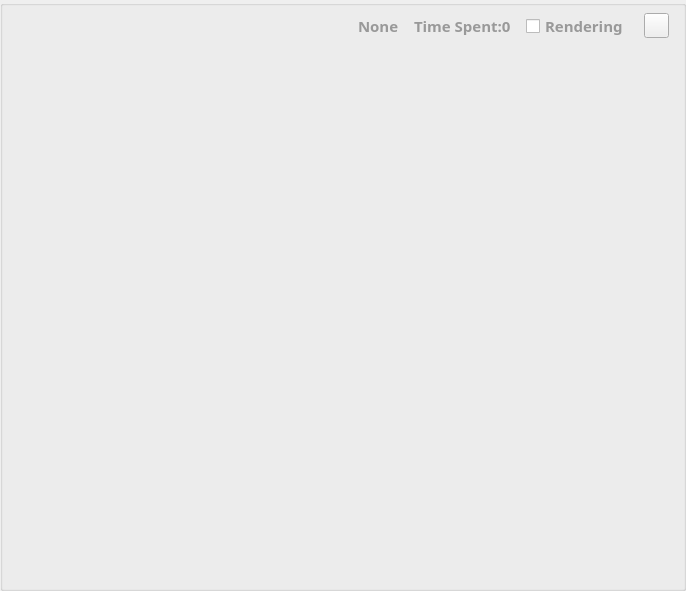
<?xml version="1.0" encoding="UTF-8"?>
<ui version="4.0">
 <class>ImageWindowClass</class>
 <widget class="QWidget" name="ImageWindowClass">
  <property name="geometry">
   <rect>
    <x>0</x>
    <y>0</y>
    <width>686</width>
    <height>591</height>
   </rect>
  </property>
  <property name="font">
   <font>
    <family>楷体</family>
    <pointsize>13</pointsize>
   </font>
  </property>
  <property name="windowTitle">
   <string>ImageWindow</string>
  </property>
  <property name="styleSheet">
   <string notr="true"/>
  </property>
  <layout class="QGridLayout" name="gridLayout_2">
   <property name="leftMargin">
    <number>0</number>
   </property>
   <property name="topMargin">
    <number>0</number>
   </property>
   <property name="rightMargin">
    <number>0</number>
   </property>
   <property name="bottomMargin">
    <number>0</number>
   </property>
   <item row="0" column="0">
    <widget class="QGroupBox" name="groupBox">
     <property name="styleSheet">
      <string notr="true"/>
     </property>
     <property name="title">
      <string/>
     </property>
     <layout class="QGridLayout" name="gridLayout">
      <property name="leftMargin">
       <number>3</number>
      </property>
      <property name="topMargin">
       <number>0</number>
      </property>
      <property name="rightMargin">
       <number>3</number>
      </property>
      <property name="bottomMargin">
       <number>2</number>
      </property>
      <item row="0" column="0">
       <layout class="QVBoxLayout" name="verticalLayout" stretch="1,13">
        <property name="spacing">
         <number>0</number>
        </property>
        <item>
         <layout class="QHBoxLayout" name="horizontalLayout">
          <property name="sizeConstraint">
           <enum>QLayout::SetMaximumSize</enum>
          </property>
          <item>
           <widget class="QLabel" name="label_LeftSpace">
            <property name="minimumSize">
             <size>
              <width>5</width>
              <height>40</height>
             </size>
            </property>
            <property name="sizeIncrement">
             <size>
              <width>5</width>
              <height>0</height>
             </size>
            </property>
            <property name="styleSheet">
             <string notr="true">background: &quot;transparent&quot;;</string>
            </property>
            <property name="text">
             <string/>
            </property>
           </widget>
          </item>
          <item>
           <widget class="QLabel" name="label_WidonwTittle">
            <property name="maximumSize">
             <size>
              <width>120</width>
              <height>41</height>
             </size>
            </property>
            <property name="font">
             <font>
              <family>Agency FB</family>
              <pointsize>11</pointsize>
              <weight>75</weight>
              <italic>false</italic>
              <bold>true</bold>
             </font>
            </property>
            <property name="styleSheet">
             <string notr="true">color: rgb(250, 250, 250);
background: &quot;transparent&quot;;</string>
            </property>
            <property name="text">
             <string/>
            </property>
           </widget>
          </item>
          <item>
           <spacer name="horizontalSpacer">
            <property name="orientation">
             <enum>Qt::Horizontal</enum>
            </property>
            <property name="sizeHint" stdset="0">
             <size>
              <width>40</width>
              <height>20</height>
             </size>
            </property>
           </spacer>
          </item>
          <item>
           <widget class="QLabel" name="label_ModelStatus">
            <property name="minimumSize">
             <size>
              <width>25</width>
              <height>25</height>
             </size>
            </property>
            <property name="maximumSize">
             <size>
              <width>25</width>
              <height>25</height>
             </size>
            </property>
            <property name="styleSheet">
             <string notr="true">background: &quot;transparent&quot;;</string>
            </property>
            <property name="text">
             <string/>
            </property>
           </widget>
          </item>
          <item>
           <widget class="QLabel" name="label_modeType">
            <property name="maximumSize">
             <size>
              <width>16777215</width>
              <height>41</height>
             </size>
            </property>
            <property name="font">
             <font>
              <family>Agency FB</family>
              <pointsize>11</pointsize>
              <weight>75</weight>
              <italic>false</italic>
              <bold>true</bold>
             </font>
            </property>
            <property name="styleSheet">
             <string notr="true">color: rgb(153, 153, 153);
background: &quot;transparent&quot;;</string>
            </property>
            <property name="text">
             <string>None</string>
            </property>
           </widget>
          </item>
          <item>
           <widget class="QLabel" name="label_Line1">
            <property name="minimumSize">
             <size>
              <width>3</width>
              <height>20</height>
             </size>
            </property>
            <property name="maximumSize">
             <size>
              <width>3</width>
              <height>20</height>
             </size>
            </property>
            <property name="styleSheet">
             <string notr="true">border-image:url(&quot;:/DynamicWidget/Resource/ToolBarSegLine.png&quot;);</string>
            </property>
            <property name="text">
             <string/>
            </property>
           </widget>
          </item>
          <item>
           <widget class="QLabel" name="label_UseTime">
            <property name="maximumSize">
             <size>
              <width>16777215</width>
              <height>41</height>
             </size>
            </property>
            <property name="font">
             <font>
              <family>Agency FB</family>
              <pointsize>11</pointsize>
              <weight>75</weight>
              <italic>false</italic>
              <bold>true</bold>
              <kerning>true</kerning>
             </font>
            </property>
            <property name="styleSheet">
             <string notr="true">color: rgb(153, 153, 153);
background: &quot;transparent&quot;;</string>
            </property>
            <property name="text">
             <string>Time Spent:0</string>
            </property>
           </widget>
          </item>
          <item>
           <widget class="QLabel" name="label_Line2">
            <property name="minimumSize">
             <size>
              <width>3</width>
              <height>20</height>
             </size>
            </property>
            <property name="maximumSize">
             <size>
              <width>3</width>
              <height>20</height>
             </size>
            </property>
            <property name="styleSheet">
             <string notr="true">border-image:url(&quot;:/DynamicWidget/Resource/ToolBarSegLine.png&quot;);</string>
            </property>
            <property name="text">
             <string/>
            </property>
           </widget>
          </item>
          <item>
           <widget class="QCheckBox" name="checkBox_ShowRender">
            <property name="minimumSize">
             <size>
              <width>0</width>
              <height>0</height>
             </size>
            </property>
            <property name="maximumSize">
             <size>
              <width>16777215</width>
              <height>41</height>
             </size>
            </property>
            <property name="font">
             <font>
              <family>Agency FB</family>
              <pointsize>11</pointsize>
              <weight>75</weight>
              <italic>false</italic>
              <bold>true</bold>
             </font>
            </property>
            <property name="styleSheet">
             <string notr="true">color: rgb(153, 153, 153);
background: &quot;transparent&quot;;</string>
            </property>
            <property name="text">
             <string>Rendering</string>
            </property>
            <property name="iconSize">
             <size>
              <width>20</width>
              <height>20</height>
             </size>
            </property>
           </widget>
          </item>
          <item>
           <widget class="QLabel" name="label_Line3">
            <property name="minimumSize">
             <size>
              <width>3</width>
              <height>20</height>
             </size>
            </property>
            <property name="maximumSize">
             <size>
              <width>3</width>
              <height>20</height>
             </size>
            </property>
            <property name="styleSheet">
             <string notr="true">border-image:url(&quot;:/DynamicWidget/Resource/ToolBarSegLine.png&quot;);</string>
            </property>
            <property name="text">
             <string/>
            </property>
           </widget>
          </item>
          <item>
           <widget class="QPushButton" name="btn_SoftTrigger">
            <property name="minimumSize">
             <size>
              <width>25</width>
              <height>25</height>
             </size>
            </property>
            <property name="maximumSize">
             <size>
              <width>25</width>
              <height>25</height>
             </size>
            </property>
            <property name="styleSheet">
             <string notr="true">background: &quot;transparent&quot;;</string>
            </property>
            <property name="text">
             <string/>
            </property>
           </widget>
          </item>
          <item>
           <widget class="QLabel" name="label_RightSpace">
            <property name="minimumSize">
             <size>
              <width>5</width>
              <height>0</height>
             </size>
            </property>
            <property name="maximumSize">
             <size>
              <width>5</width>
              <height>40</height>
             </size>
            </property>
            <property name="styleSheet">
             <string notr="true">background: &quot;transparent&quot;;</string>
            </property>
            <property name="text">
             <string/>
            </property>
           </widget>
          </item>
         </layout>
        </item>
        <item>
         <widget class="MyLabel" name="ShowImgWidget" native="true">
          <property name="sizePolicy">
           <sizepolicy hsizetype="Expanding" vsizetype="Expanding">
            <horstretch>0</horstretch>
            <verstretch>0</verstretch>
           </sizepolicy>
          </property>
          <property name="styleSheet">
           <string notr="true"/>
          </property>
         </widget>
        </item>
       </layout>
      </item>
     </layout>
    </widget>
   </item>
  </layout>
 </widget>
 <layoutdefault spacing="6" margin="11"/>
 <customwidgets>
  <customwidget>
   <class>MyLabel</class>
   <extends>QWidget</extends>
   <header location="global">mylabel.h</header>
   <container>1</container>
  </customwidget>
 </customwidgets>
 <resources/>
 <connections/>
</ui>
